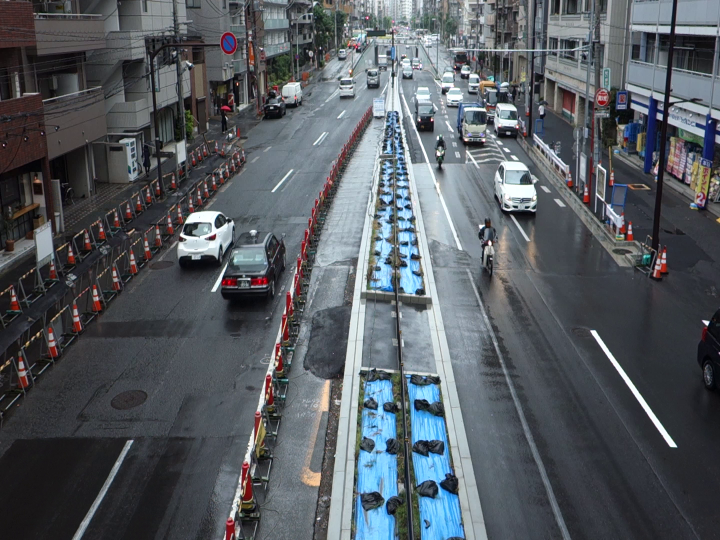
#> input picture DNN/Automotive/TrafficDetectionandClassification/YoloTest/YoloDataProcessing/Test.png, 1440 x 1080 px (shown at 1/2 size)
$ python JsonParser.py
#> lines starting #> are read from the running program, lines starting #| are printed output that depends on the picture; after the words box and inside, x2 and y2 are one past the last pixel; in counts of white or black regions, pixels touching at a corner belong together
#!/usr/bin/env python

'''
# Short Description@ This will preprocess the data into a useful form It is not for use during the yolo training
#
# Full Description@
#
__author__ = "Matthew Millar"
__copyright__ = ""
__credits__ =
__license__ = ""
__version__ = "0.0.0"
__maintainer__ = "Matthew Millar"
__email__ = "matthew.millar@igniterlabs.com"
__status__ = "Dev"

'''

import json
import cv2
import os


class DetectionObect():
    def __init__(self, label, bbox):
        self.label = label
        self.bbox = bbox


# This will parse out the label as well as the bounding box from the annotated data
# [15 lines left out: function parseData, not called in this run]

def singleImageParseData(jsonFile):
    annotatedObjects = []
    with open(jsonFile, "r") as file:
        data = json.load(file)

        # Check to see if the review has passed
        if data['review_status'] == "pass":
            # Check to see if there is data
            if data['annotated_data'] != None:
                # Loop through each item in the annotated data
                for item in data['annotated_data']:
                    print(" Label", item['label'])
                    # print(item['bounding_box_data'])
                    for bbox in item['bounding_box_data']:
                        boxValue = list(bbox.values())
                        annotatedObjects.append((item['label'], boxValue))

        return annotatedObjects

# This get every label that is used in the data set
# [6 lines left out: function getAllLables, not called in this run]


# This loops over every file and parses out the json information that I need
def loopOverAllFile(annotation, listOfAllAnnotation):
    for filename in os.listdir(annotation):
        #print("File: ", filename)
        path =  annotation + filename
        parseData(path, listOfAllAnnotation)


if __name__ == "__main__":

    annotatedDataPath = "AnnotatedData/"
    imageData = "ImageData/"
    output = "YoloTrainingFiles/"

    imageFile = "Test.png"
    jsonFile = "test.json"
    # Open image for testing
    img = cv2.imread(imageFile)
#> img is the input picture: shape (1080, 1440, 3); mean B, G, R 96.5, 90.8, 85.4
    annotatedObjects = singleImageParseData(jsonFile)
#> (reads DNN/Automotive/TrafficDetectionandClassification/YoloTest/YoloDataProcessing/test.json from the repository)
    print("Annotated Object Example")
    print(annotatedObjects)


    for (label, box) in annotatedObjects:
        #print(label)
        #qprint(box)
        x = box[0]
        y = box[1]
        w = box[2]
        h = box[3]
        cv2.rectangle(img, (x, y), (x + w, y + h), (255,255,0), 2)
        cv2.putText(img, label, (x, y - 5), cv2.FONT_HERSHEY_SIMPLEX,
                    0.5, (255,255,0), 2)
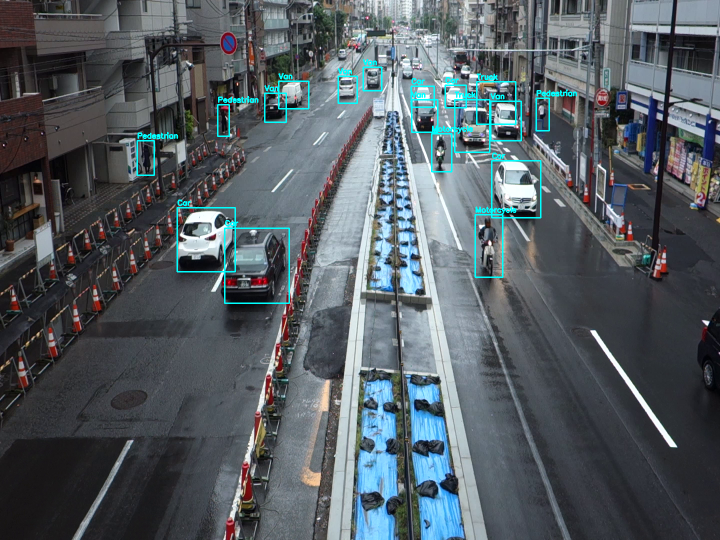
#> img: shape (1080, 1440, 3) (shown at 1/2 size); 1.29% of pixels changed, all inside (x1, y1, x2, y2) = (273, 118, 1154, 608)

    cv2.imshow("Result", img)
    cv2.waitKey(0)
    cv2.destroyAllWindows()

    # Get every file and parse them into label and bbox for changing into yolo text file
    myObject = []
    loopOverAllFile(annotatedDataPath, myObject)
#> (the run stopped early here; a loop or call above may not have finished)
